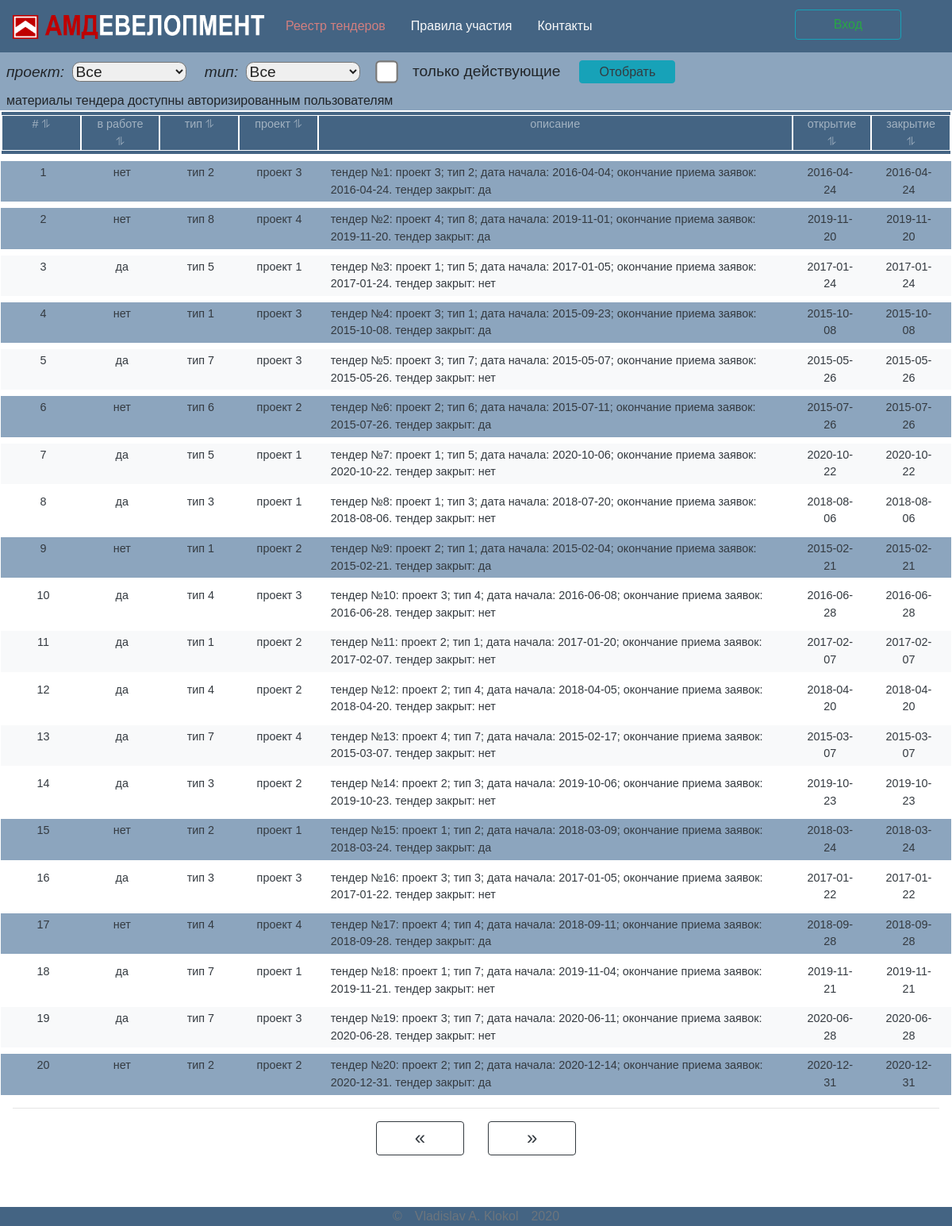
The page / on the database its author committed.
### tables this page shows
CREATE TABLE `tenders` (
  `id` int(5) NOT NULL,
  `delete` tinyint(1) NOT NULL DEFAULT '0',
  `close` tinyint(1) NOT NULL DEFAULT '0',
  `type` int(2) DEFAULT NULL,
  `project` int(3) DEFAULT NULL,
  `description` text,
  `date_open` date NOT NULL,
  `date_close` date NOT NULL,
  `documents` varchar(2048) DEFAULT NULL
);

CREATE TABLE `type` (
  `id` int(3) NOT NULL,
  `uid` int(11) DEFAULT NULL,
  `name` varchar(256) NOT NULL
);

CREATE TABLE `project` (
  `id` int(3) NOT NULL,
  `uid` int(11) NOT NULL,
  `name` text NOT NULL
);

### index.php (called while the page is built, shortened)
<?php
 require $_SERVER['DOCUMENT_ROOT'] . '/views/layouts/headerConf.php';
 require $_SERVER['DOCUMENT_ROOT'] . '/views/layouts/header.php';
?>
<?php
require $_SERVER['DOCUMENT_ROOT'] . '/views/tender.php';
?>
<?php
 require $_SERVER['DOCUMENT_ROOT'] . '/views/layouts/footer.php';
?>

### module/pdo_query.php (called while the page is built, shortened)
<?php
function getTable($pdo, $table, $where = NULL,  $sort = NULL, $limit = NULL)
{
    $sql = "SELECT * FROM `$table`
    WHERE " . ($table == 'tenders' ? '`delete`=0 AND ' : '') . ($where == NULL ? '1' : "$where")
        . ($sort == NULL ? "" : " ORDER BY $sort")
        . ($limit == NULL ? "" : " LIMIT $limit");
    $stmt = $pdo->prepare($sql);
    $stmt->execute();
    return $stmt->fetchAll();
}

### views/tender.php (the view, shortened to what this page needs)
<?php
$project = getTable($pdo, 'project');
$type = getTable($pdo, 'type');
$limit = ' ' . ($_SESSION['page'] * 20) . ', 20';
if (isset($_POST['select'])) {
    $prj = $_SESSION['project'] = $_POST['project'];
    $tp = $_SESSION['type'] = $_POST['type'];
    $open =  $_SESSION['onlyOpen'] = isset($_POST['onlyOpen']) ? 1 : 0;
} else {
    $prj = $_SESSION['project'];
    $tp = $_SESSION['type'];
    $open =  $_SESSION['onlyOpen'];
};
$where = '';
if (isset($_GET['sort'])) {
    if (!isset($_SESSION['sort'])) {
        $_SESSION['sort']['fild'] = 'id';
        $_SESSION['sort']['direct'] = 'DESC';
    }
    if ($_SESSION['sort']['fild'] == $_GET['sort']) {
        $_SESSION['sort']['direct'] = $_SESSION['sort']['direct'] == 'ASC' ? 'DESC' : 'ASC';
    } else {
        $_SESSION['sort']['fild'] = $_GET['sort'];
        $_SESSION['sort']['direct'] = 'ASC';
    }
    $sort = '`' . $_SESSION['sort']['fild'] . '` ' . $_SESSION['sort']['direct'];
} else {
    $sort = '';
};
$tenders = getTable($pdo, 'tenders', $where, $sort, $limit);
?>
<form action="/" method="POST" class=" pl-2 d-flex justify-content-between align-items-center lex-wrap row bg-secondary pt-2">
    <div class="d-flex justify-content-start align-items-center">
        <label class="title-select  text-right ">проект:
            <select class=" m-1 list-select" id="project" name='project'>
                <option value=0>Все</option>
            </select>
        </label>
        <label class="title-select  text-right">тип:
            <select class=" m-1 list-select" id="type" name='type'>>
                <option value=0>Все</option>
            </select>
        </label>
        <label class="ml-4" for="only-open">
            <input class="form-check-input" type="checkbox" name="onlyOpen" id="only-open" <?= $open ? 'checked' : '' ?>>
            <span class="check-box__title">только действующие</span>
        </label>
        <input type="submit" name="select" value="Отобрать" class="btn btn-info text-dark btn-select ml-4">
    </div>
    <div class="pr-3">материалы тендера доступны авторизированным пользователям</div>
</form>
<div class="row">
    <div class="col-12  tender-tab border border-white ">
        <div class="row text-white-50 bg-dark text-center border border-white pt-1 pb-1">
            <div class="col-1 border border-white cell-table">
                <a href="/?sort=id" class="text-white-50"># &#10606;</a>
            </div>
            <div class="col-1 border border-white cell-table">
                <a href="/?sort=close" class="text-white-50">в работе &#10606;</a>
            </div>
            <div class="col-1 border border-white cell-table">
                <a href="/?sort=type" class="text-white-50">тип &#10606;</a>
            </div>
            <div class="col-1 border border-white cell-table">
                <a href="/?sort=project" class="text-white-50">проект &#10606;</a>
            </div>
            <div class="col border border-white cell-table text-white-50"">
                описание
            </div>
            <div class=" col-1 border border-white cell-table">
                <a href="/?sort=date_open" class="text-white-50">открытие &#10606;</a>
            </div>
            <div class="col-1 border border-white cell-table">
                <a href="/?sort=date_close" class="text-white-50">закрытие &#10606;</a>
            </div>
        </div>
        <?php
        $bg = true;
        foreach ($tenders as $tender) {
            foreach ($project as $value) {
                if ($value['id'] == $tender['project']) {
                    $prj = $value['name'];
                    break;
                }
            }
            foreach ($type as $value) {
                if ($value['id'] == $tender['type']) {
                    $tp = $value['name'];
                    break;
                }
            }
        ?>
            <div class=" row text-white-50 text-left <?= ($tender['close'] ? 'bg-secondary' : ($bg ? 'bg-light' : 'bg-wite')) ?> mb-2 mt-2 p-1">
                <div class="col-1 text-dark text-center cell-table"><?= $tender['id'] ?></div>
                <div class="col-1 text-dark text-center cell-table"><?= $tender['close'] == 1 ? 'нет' : 'да' ?></div>
                <div class="col-1 text-dark text-center cell-table"><?= $tp ?></div>
                <div class="col-1 text-dark text-center cell-table"><?= $prj ?></div>
                <div class="col text-dark cell-table"><?= $tender['description'] ?></div>
                <div class="col-1 text-dark text-center cell-table"><?= $tender['date_open'] ?></div>
                <div class="col-1 text-dark text-center cell-table"><?= $tender['date_close'] ?></div>
            </div>
        <?php $bg = $bg == true ? false : true;
        } ?>
        <hr>
        <div class="row paginator d-flex justify-content-center mb-3">
            <div class="col text-right">
                <a href="/?page=left" class="btn btn-outline-dark pl-5 pr-5 ">
                    <span class="h4">&#171;</span>
                </a>
            </div>
            <div class="col text-left">
                <a href="/?page=right" class="btn btn-outline-dark pl-5 pr-5 ">
                    <span class="h4">&#187;</span>
                </a>
            </div>
        </div>

### css/style.css (style rules this page uses)
body { font-family: Arial, Helvetica, sans-serif; }
.title-select { font-family: Arial, Helvetica, sans-serif ; font-weight: normal; font-size: 1.2em; text-align: center; font-style: italic; margin-right: 1em; }
#only-open { transform: scale(2.2,2.2); margin-top: 0.5em; }
.check-box__title { margin-left: 1em; font-size: 1.2em; text-align: center; }
.btn-select { font-size: 1em; font-weight: normal; padding: 0.1em 2vw; margin-top: -0.5em; }
.list-select { width:12vw; border-radius: 0.5em 0.5em; }
.tender-tab { min-height: 75vh; }
.cell-table { word-wrap: break-word; font-size: 0.9em; }
.bg-dark { background-color: #446483 !important; }
.bg-secondary { background-color: #8ca5be !important; }

### rows shown on the page
tenders: id "1", close "нет", description "тендер №1: проект 3; тип 2; дата начала: 2016-04-04; окончание приема заявок: 2016-04-24. тендер закрыт: да", date_open "2016-04-24", date_close "2016-04-24"
type: name "тип 2"
project: name "проект 3"
tenders: id "2", close "нет", description "тендер №2: проект 4; тип 8; дата начала: 2019-11-01; окончание приема заявок: 2019-11-20. тендер закрыт: да", date_open "2019-11-20", date_close "2019-11-20"
type: name "тип 8"
project: name "проект 4"
tenders: id "3", close "да", description "тендер №3: проект 1; тип 5; дата начала: 2017-01-05; окончание приема заявок: 2017-01-24. тендер закрыт: нет", date_open "2017-01-24", date_close "2017-01-24"
type: name "тип 5"
project: name "проект 1"
tenders: id "4", close "нет", description "тендер №4: проект 3; тип 1; дата начала: 2015-09-23; окончание приема заявок: 2015-10-08. тендер закрыт: да", date_open "2015-10-08", date_close "2015-10-08"
type: name "тип 1"
tenders: id "5", close "да", description "тендер №5: проект 3; тип 7; дата начала: 2015-05-07; окончание приема заявок: 2015-05-26. тендер закрыт: нет", date_open "2015-05-26", date_close "2015-05-26"
type: name "тип 7"
tenders: id "6", close "нет", description "тендер №6: проект 2; тип 6; дата начала: 2015-07-11; окончание приема заявок: 2015-07-26. тендер закрыт: да", date_open "2015-07-26", date_close "2015-07-26"
type: name "тип 6"
project: name "проект 2"
tenders: id "7", close "да", description "тендер №7: проект 1; тип 5; дата начала: 2020-10-06; окончание приема заявок: 2020-10-22. тендер закрыт: нет", date_open "2020-10-22", date_close "2020-10-22"
tenders: id "8", close "да", description "тендер №8: проект 1; тип 3; дата начала: 2018-07-20; окончание приема заявок: 2018-08-06. тендер закрыт: нет", date_open "2018-08-06", date_close "2018-08-06"
type: name "тип 3"
tenders: id "9", close "нет", description "тендер №9: проект 2; тип 1; дата начала: 2015-02-04; окончание приема заявок: 2015-02-21. тендер закрыт: да", date_open "2015-02-21", date_close "2015-02-21"
tenders: id "10", close "да", description "тендер №10: проект 3; тип 4; дата начала: 2016-06-08; окончание приема заявок: 2016-06-28. тендер закрыт: нет", date_open "2016-06-28", date_close "2016-06-28"
type: name "тип 4"
tenders: id "11", close "да", description "тендер №11: проект 2; тип 1; дата начала: 2017-01-20; окончание приема заявок: 2017-02-07. тендер закрыт: нет", date_open "2017-02-07", date_close "2017-02-07"
tenders: id "12", close "да", description "тендер №12: проект 2; тип 4; дата начала: 2018-04-05; окончание приема заявок: 2018-04-20. тендер закрыт: нет", date_open "2018-04-20", date_close "2018-04-20"
tenders: id "13", close "да", description "тендер №13: проект 4; тип 7; дата начала: 2015-02-17; окончание приема заявок: 2015-03-07. тендер закрыт: нет", date_open "2015-03-07", date_close "2015-03-07"
tenders: id "14", close "да", description "тендер №14: проект 2; тип 3; дата начала: 2019-10-06; окончание приема заявок: 2019-10-23. тендер закрыт: нет", date_open "2019-10-23", date_close "2019-10-23"
tenders: id "15", close "нет", description "тендер №15: проект 1; тип 2; дата начала: 2018-03-09; окончание приема заявок: 2018-03-24. тендер закрыт: да", date_open "2018-03-24", date_close "2018-03-24"
tenders: id "16", close "да", description "тендер №16: проект 3; тип 3; дата начала: 2017-01-05; окончание приема заявок: 2017-01-22. тендер закрыт: нет", date_open "2017-01-22", date_close "2017-01-22"
tenders: id "17", close "нет", description "тендер №17: проект 4; тип 4; дата начала: 2018-09-11; окончание приема заявок: 2018-09-28. тендер закрыт: да", date_open "2018-09-28", date_close "2018-09-28"
tenders: id "18", close "да", description "тендер №18: проект 1; тип 7; дата начала: 2019-11-04; окончание приема заявок: 2019-11-21. тендер закрыт: нет", date_open "2019-11-21", date_close "2019-11-21"
tenders: id "19", close "да", description "тендер №19: проект 3; тип 7; дата начала: 2020-06-11; окончание приема заявок: 2020-06-28. тендер закрыт: нет", date_open "2020-06-28", date_close "2020-06-28"
tenders: id "20", close "нет", description "тендер №20: проект 2; тип 2; дата начала: 2020-12-14; окончание приема заявок: 2020-12-31. тендер закрыт: да", date_open "2020-12-31", date_close "2020-12-31"
